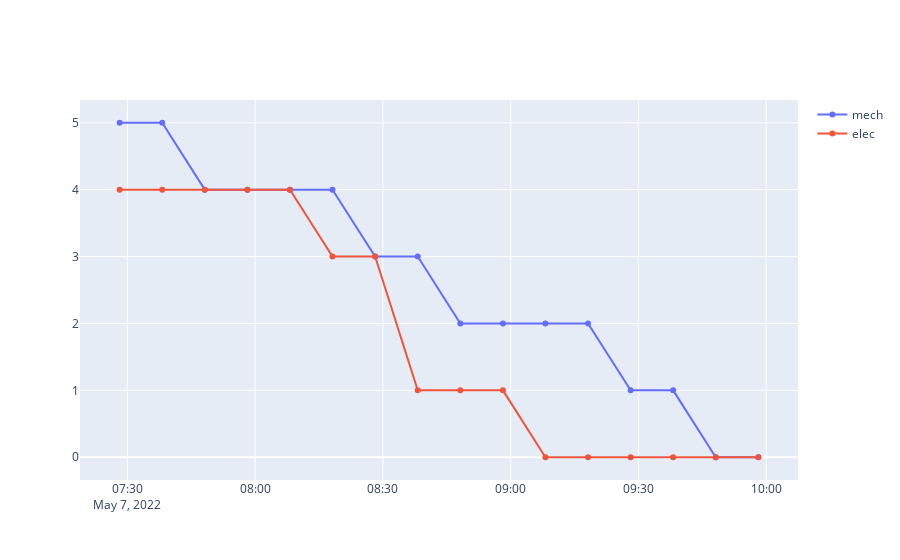

The code cell stored with this chart in its notebook:
### Code cell
# Samedi
plot_bikes("2022-05-07", "21209")
